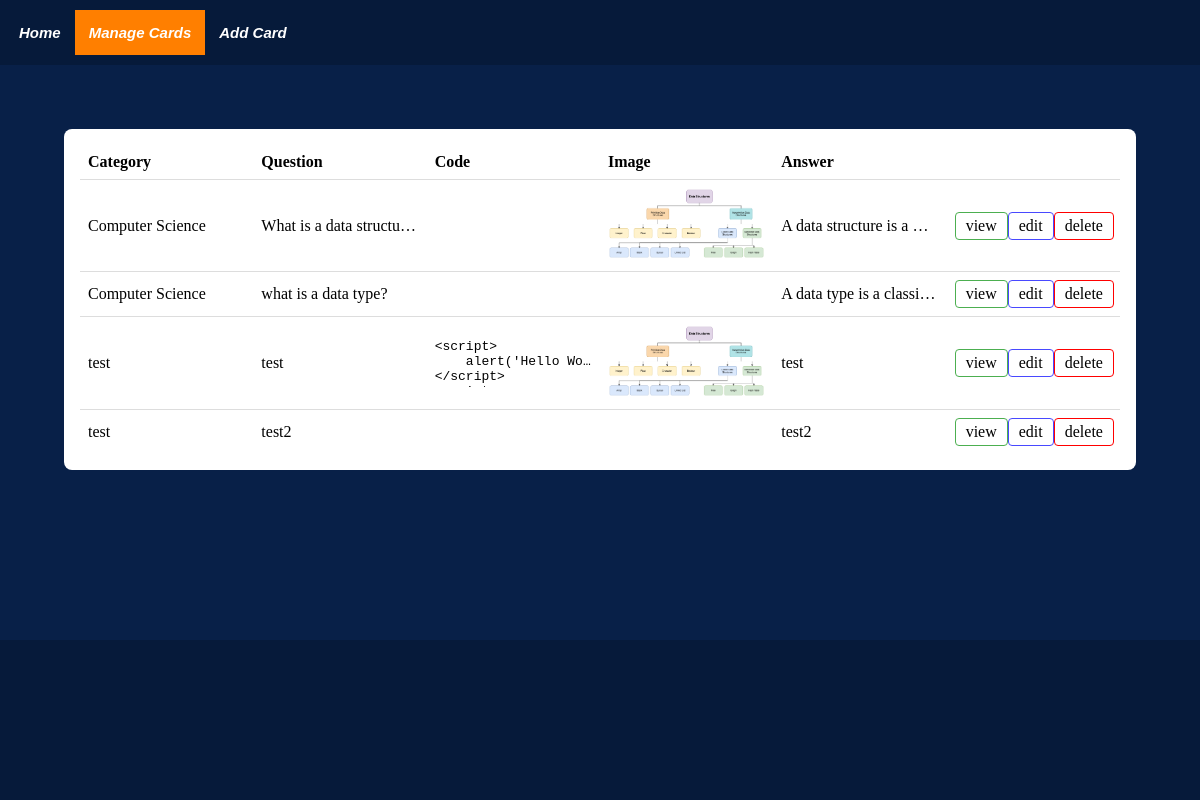
Page /manage_flashcards on the earlier database version.
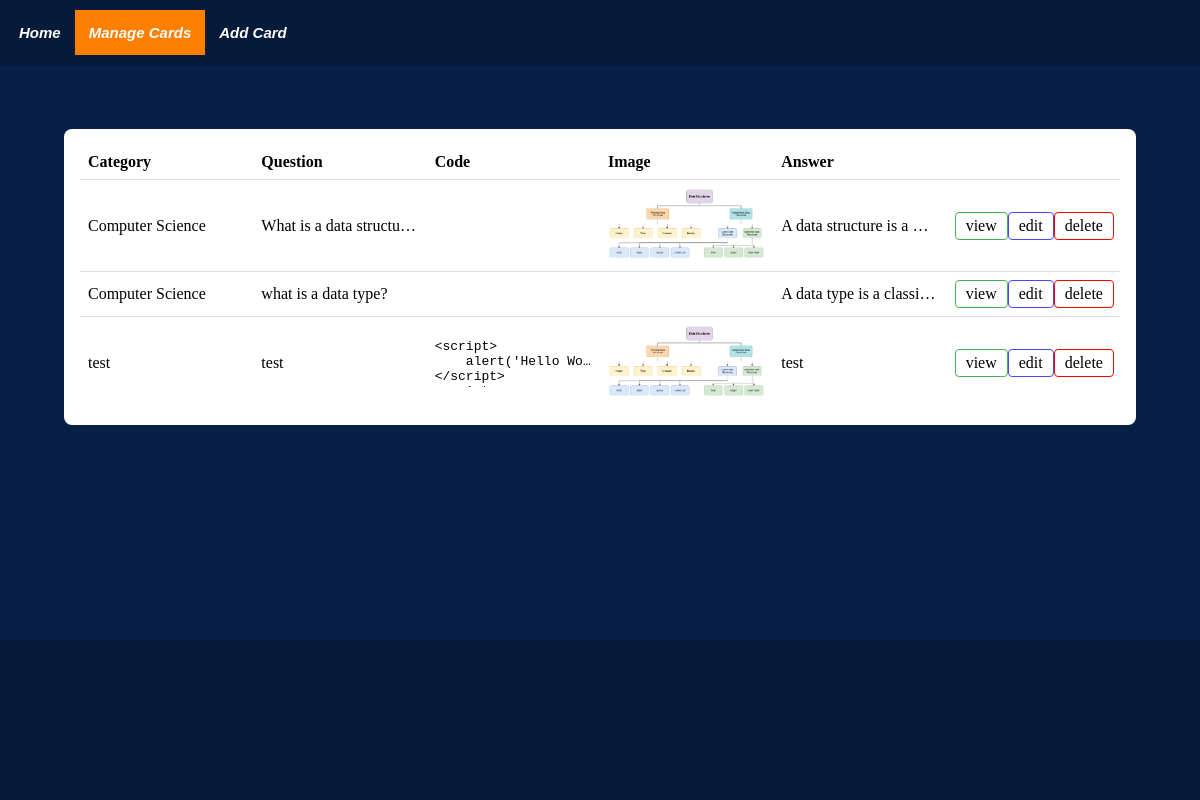
Same page on the later database version.
### tables this page shows
CREATE TABLE Flashcards(
              key INTEGER PRIMARY KEY AUTOINCREMENT,
              category TEXT NOT NULL,
              question TEXT NOT NULL,
              code TEXT,
              image_path TEXT,
              answer TEXT NOT NULL
    );

### app.py (the view)
@app.route("/manage_flashcards")
def manage_flashcards_route():
    data = database.view_allcards(category=None)
    return render_template('manage_flashcards.html', nav_id="manage-page", data=data)

### templates/manage_flashcards.html (shortened to what this page needs)
{% extends "base.html" %}
{% block content %}
<div class="questions-table">
    <table>
        <thead>
            <tr>
                <th>Category</th>
                <th>Question</th>
                <th>Code</th>
                <th>Image</th>
                <th>Answer</th>
                <th></th>
            </tr>
        </thead>
        <tbody>
            {% for value in data['questions'] %}
            <tr>
                <td id="category-cell" class="flash-cell">{{ value['category'] | escape }}</td>
                <td id="question-cell" class="flash-cell">{{ value['question'] | escape }}</td>
                <td id="code-cell" class="flash-cell">
                    {% if value['code'] %}
                    <pre><code>{{ value['code'] | escape }}</code></pre>
                    {% endif %}
                </td>
                <td id="image-cell" class="flash-cell">
                    {% if value['image_path'] %}
                    <img class="card-image" src="{{ url_for('static', filename='images/' + value['image_path']) }}"
                        alt="{{ value['image_path'] }}">
                    {% endif %}
                </td>
                <td id="answer-cell" class="flash-cell">{{ value['answer'] | escape }}</td>
                <td class="action-cell">
                    <div class="action-links">
                        <a class="view-cell" href="{{ url_for('view_flashcard_route', key=value['key']) | escape }}">view</a>
                        <a class="edit-cell" href="{{ url_for('edit_flashcard_route', key=value['key']) | escape }}">edit</a>
                        <a class="delete-cell" href="#" data-question="{{ value['key'] | escape }}">delete</a>
                    </div>
                </td>
            </tr>
            {% endfor %}
        </tbody>
    </table>
</div>
{% endblock %}

### templates/base.html (shortened to what this page needs)
<!DOCTYPE html>
<html lang="en">
    <head>
        <link rel="stylesheet" type="text/css" href="{{ url_for('static', filename='css/base.css') }}">
    </head>
    <body>
        <div id="nav-bar">
            <ul class="nav">
                <li><a href="{{  url_for('home')  }}" class="nav-tile {% if nav_id == 'home-page' %}active{% endif %}">Home</a></li>
                <li><a href="{{  url_for('manage_flashcards_route')  }}" class="nav-tile {% if nav_id == 'manage-page' %}active{% endif %}">Manage Cards</a></li>
                <li><a href="{{  url_for('add_flashcard_route')  }}" class="nav-tile {% if nav_id == 'add-page' %}active{% endif %}">Add Card</a></li>
            </ul>
        </div>
        <div id="flash-messages">
        </div>
        <div class="content">
            {% block content %}{% endblock %}
        </div>
        <footer></footer>
    </body>
</html>

### static/css/base.css (style rules this page uses)
* { padding: 0; margin: 0; box-sizing: border-box; }
body { background-color: #082048; font-family: 'Times New Roman', Times, serif; width: 100%; position: relative; display: flex; flex-direction: column; min-height: 100vh; }
.content { flex: 1; }
#nav-bar { color: #FFFFFF; font-size: 15px; font-family: Arial, sans-serif; font-weight: bold; font-style: italic; padding: 10px 0px 10px 5px; margin-bottom: 1rem; background-color: rgba(0, 0, 0, 0.2); display: flex; flex-direction: row; }
.nav { list-style-type: none; margin: 0; padding: 0; overflow: hidden; }
.nav li { display: inline; float: left; }
.nav-tile { display: block; color: #FFFFFF; text-align: center; padding: 14px; text-decoration: none; }
.active { background: #FF7F00; }
#flash-messages { margin: 0 4rem 1rem 4rem; height: 2rem; overflow: hidden; }
.card-image { border-radius: 4px; height: fit-content; width: auto; max-height: 100%; max-width: 100%; }
.questions-table { margin: 0 4rem 2rem 4rem; padding: 1rem; border-radius: 8px; background-color: #FFFFFF; }
table { width: 100%; table-layout: fixed; border-collapse: collapse; }
th, td { width: 25%; text-align: left; border-bottom: 1px solid #ddd; padding: 8px; }
td pre { max-height: 3rem; overflow: hidden; text-overflow: ellipsis; }
tr:last-child td { border-bottom: none; }
.flash-cell { white-space: nowrap; overflow: hidden; text-overflow: ellipsis; }
.action-cell { text-align: center; justify-content: space-around; }
.action-links { display: flex; justify-content: space-around; }
.view-cell, .edit-cell, .delete-cell { text-decoration: none; padding: 4px 10px; border-radius: 4px; color: black; }
.view-cell { border: 1px solid #4CAF50; }
.edit-cell { border: 1px solid rgb(73, 73, 255); }
.delete-cell { border: 1px solid red; }
footer { height: 10rem; background-color: rgba(0, 0, 0, 0.2); }

Differences in the rows shown:
removed Flashcards: category "test", question "test2", answer "test2"
